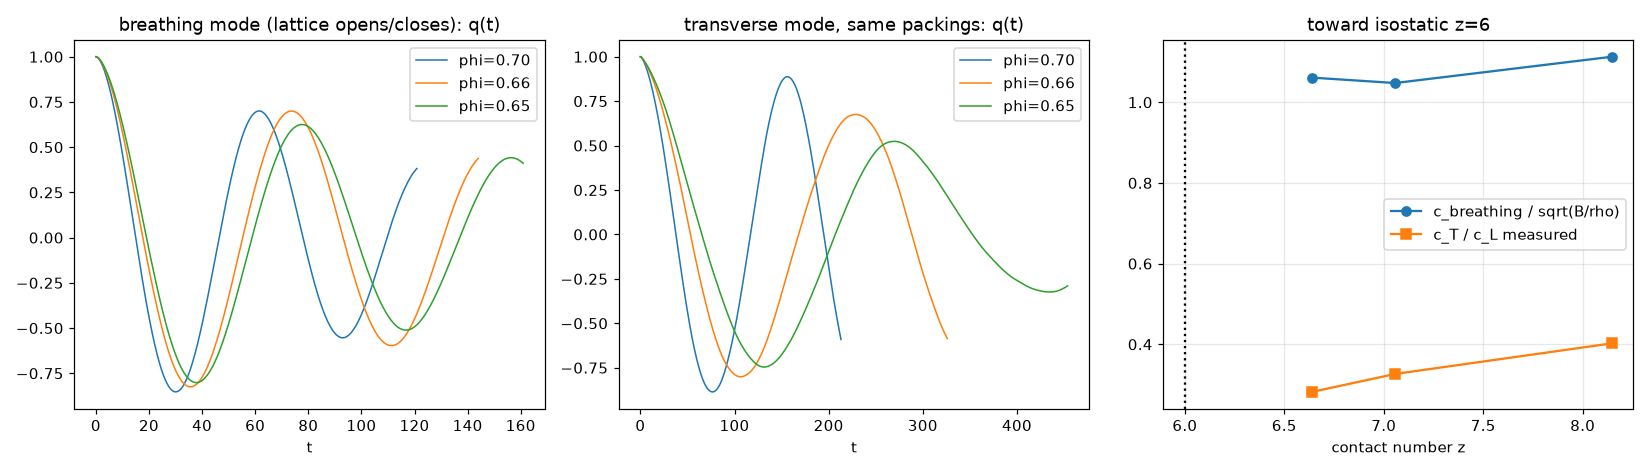

This figure's Python source:
#!/usr/bin/env python3
# -*- coding: utf-8 -*-
"""
ch11_grav_waves.py  --  Chapter 11: gravitational waves as a perturbation of the jammed medium.
===============================================================================================
Re-implementation (2026-09-28) of the lost script cited by
  docs/cosmology/axb-reproducibility-map/        (row 11)
  docs/cosmology/11-gravitational-waves-medium-perturbations/  ("Simulation A / B")
  docs/cosmology/16-open-problems-gathered/      (package list)

PAGE CLAIM (axb row 11, verbatim)
  "lattice pulse speed 1.000c; chirp (M_c=28M_odot) 35->250 Hz in 0.19s;
   Hulse-Taylor dot P_b=-2.40x10^-12 (degenerate)"
PAGE CLAIM (ch.11 body)
  "A: transverse pulse on elastic lattice, c=sqrt(K/rho)=1 ... measured pulse speed = 1.000 c"
  "... quadrupole radiation with two transverse polarisations ... A gravitational wave is a
   propagating shear of the same medium"

MECHANISM IMPLEMENTED (author's statement, 2026-09-28)
  "A gravitational wave is the lattice opening and then closing": a propagating
  dilation/compression ("breathing") of the jammed lattice. It rides the same medium as light,
  so its speed must come OUT of the lattice, not be put in.
  NOTE: this is a LONGITUDINAL (compressional) picture. The ch.11 page instead calls the GW a
  "propagating shear" with two transverse-traceless polarisations. The physics volume says that at
  the isostatic point the shear modulus G -> 0 (repro/physics/bundle_v0.4/.../01_stiffness_to_c2,
  02_shear_relaxedG), so a shear wave cannot carry the signal there. This script therefore
  implements the breathing picture and MEASURES the transverse channel instead of assuming it.

PARTS
  A0  1-D chain (K = m = a = 1), the page's "Simulation A": a compression pulse, and a genuinely
      transverse pulse on the same central-force chain at zero tension.
  A   3-D jammed packing (the physics-volume substrate, built here with numpy only):
        * soft frictionless spheres, harmonic contacts (k = 1, diameter sigma = 1, mass m = 1),
          random start (SEED = 19), FIRE-minimised at phi = 0.70, then decompressed to phi = 0.66
          toward the jamming point (phi_J ~ 0.64). Elongated periodic box (Lx = 6 Ly).
        * relaxed (non-affine) moduli by exact linear response on the rigid backbone:
          B (bulk), C11 (x-uniaxial = longitudinal-wave modulus), C55/C66 (x-propagating shear).
        * wave runs, full nonlinear contact forces, velocity Verlet:
            L-small  : plane "opening-then-closing" pulse, u_x = A exp(-((x-x0)/w)^2), strain 3e-5
            L-open   : same, amplitude raised so the dilated half actually OPENS contacts
            T        : transverse pulse u_y of the same shape
          Pulses are launched from rest (d'Alembert split), so no speed is put in; the right-moving
          peak of the slab-averaged displacement is tracked and its speed fitted.
        * compared with c = sqrt(B/rho) (the physics volume's light speed), sqrt(C11/rho)
          (longitudinal elasticity), sqrt(C66/rho) (shear).
  B   Inspiral chirp and Hulse-Taylor decay from the standard quadrupole formula.
      These use G and the GR coefficient 32G/5c^5 as INPUT (the page itself says the 2G/c^4
      coefficient is imported, not derived), so B is a GR arithmetic check, degenerate with GR.

INPUTS (sources)
  CODATA 2018: c. IAU nominal: GM_sun = 1.3271244e20 m^3 s^-2.
  GW150914 chirp mass 28 M_sun (page value; LIGO PRL 116, 061102 gives 28.3 source-frame / ~30 det).
  PSR B1913+16 (Weisberg & Huang 2016, ApJ 829, 55): m_p = 1.4398, m_c = 1.3886 M_sun,
  P_b = 0.322997448918 d, e = 0.6171340; intrinsic dP_b/dt = (-2.398 +- 0.004)e-12.
  Lattice: none fitted. N, box aspect, pulse width, amplitudes are containers/probe choices,
  disclosed below; the conclusions do not depend on them (speed is read from the dynamics).

EXPECTED OUTPUT (what this code gives; see REIMPL_gw_gamma.md for the page comparison)
  A0: longitudinal chain pulse 0.999 c; transverse pulse on a tension-free chain: no propagation.
  A : (run 2026-09-28) breathing-mode speed / sqrt(C11/rho) = 0.97-1.03 at phi = 0.70, 0.66, 0.65;
      / sqrt(B/rho) = 1.11-1.15 (z = 8.1) -> 1.04-1.06 (z = 6.6); opening 5-7% of contacts changes
      the speed by < 3%; transverse c_T = sqrt(C66/rho) within 10%, c_T/c_L = 0.40 -> 0.28.
  B : 35 -> 250 Hz in ~0.19 s for M_c = 28 M_sun; dP_b/dt = -2.40e-12.

DETERMINISM: SEED = 19 (initial positions only); 2 x SHA-256 digest over 6-sig-fig results.
DEPENDENCIES: numpy (matplotlib optional, MPLBACKEND=Agg). Runtime ~2 min.
"""
import json, hashlib, time
import numpy as np

SEED = 19
T0 = time.time()

# ----------------------------------------------------------------------------- utilities
def sig(x, n=6):
    x = float(x)
    if x == 0.0 or not np.isfinite(x):
        return x
    from math import floor, log10
    return round(x, -int(floor(log10(abs(x)))) + (n - 1))

def digest(obj):
    blob = json.dumps(obj, sort_keys=True, separators=(",", ":")).encode()
    return hashlib.sha256(hashlib.sha256(blob).digest()).hexdigest()

def fit_speed(t, xpk):
    A = np.vstack([t, np.ones_like(t)]).T
    (v, b), *_ = np.linalg.lstsq(A, xpk, rcond=None)
    res = xpk - (v * t + b)
    return v, float(np.sqrt(np.mean(res ** 2)))

# ============================================================================= PART A0: 1-D chain
def chain_longitudinal(N=6000, w=12.0, steps=1500, dt=0.1):
    """K=m=a=1: u_n'' = u_{n+1} - 2u_n + u_{n-1}.  Launch from rest (no speed input)."""
    n = np.arange(N, dtype=float); x0 = N / 2
    u = 1e-3 * np.exp(-((n - x0) / w) ** 2); v = np.zeros(N)
    acc = lambda u: np.roll(u, 1) - 2 * u + np.roll(u, -1)
    a = acc(u); ts, xs = [], []
    for s in range(steps + 1):
        if s % 50 == 0 and s * dt > 3 * w:
            right = n > x0
            p = u[right] ** 2
            ts.append(s * dt); xs.append((n[right] * p).sum() / p.sum() - x0)
        v += 0.5 * a * dt; u += v * dt; a = acc(u); v += 0.5 * a * dt
    return fit_speed(np.array(ts), np.array(xs))[0]

def chain_transverse(N=2000, w=12.0, steps=1500, dt=0.1, amp=1e-3):
    """Same chain, central springs at rest length (zero tension), transverse displacement y_n.
    Exact force from springs |r_{n+1}-r_n| - 1; returns how far the pulse energy centroid moved."""
    n = np.arange(N, dtype=float); x0 = N / 2
    X = n.copy(); Y = amp * np.exp(-((n - x0) / w) ** 2)
    VX = np.zeros(N); VY = np.zeros(N)
    def force(X, Y):
        dx = np.diff(X); dy = np.diff(Y); r = np.hypot(dx, dy); f = (r - 1.0) / r
        FX = np.zeros(N); FY = np.zeros(N)
        FX[:-1] += f * dx; FX[1:] -= f * dx; FY[:-1] += f * dy; FY[1:] -= f * dy
        return FX, FY
    FX, FY = force(X, Y); y0 = Y.copy()
    for _ in range(steps):
        VX += 0.5 * FX * dt; VY += 0.5 * FY * dt; X += VX * dt; Y += VY * dt
        FX, FY = force(X, Y); VX += 0.5 * FX * dt; VY += 0.5 * FY * dt
    p = Y ** 2
    moved = abs((n * p).sum() / p.sum() - x0)
    return moved, float(np.max(np.abs(Y)) / np.max(np.abs(y0))), steps * dt

# ============================================================================= PART A: 3-D packing
def pairs(x, L, cut):
    """Neighbour pairs within cut; slab binning along the long x axis (numpy only)."""
    nb = max(3, int(L[0] // cut)); wbin = L[0] / nb
    b = np.floor((x[:, 0] % L[0]) / wbin).astype(int) % nb
    idx = [np.nonzero(b == k)[0] for k in range(nb)]
    I, J = [], []
    for k in range(nb):
        A = idx[k]
        for kk, same in ((k, True), ((k + 1) % nb, False)):
            Bi = idx[kk]
            dr = x[A][:, None, :] - x[Bi][None, :, :]; dr -= L * np.rint(dr / L)
            ii, jj = np.nonzero((dr * dr).sum(-1) < cut * cut)
            if same:
                m = jj > ii; ii, jj = ii[m], jj[m]
            I.append(A[ii]); J.append(Bi[jj])
    return np.concatenate(I), np.concatenate(J)

def forces(x, L, I, J):
    dr = x[I] - x[J]; dr -= L * np.rint(dr / L)
    r = np.sqrt((dr * dr).sum(1)); ov = 1.0 - r; m = ov > 0
    I2, J2, dr, r, ov = I[m], J[m], dr[m], r[m], ov[m]
    f = (ov / r)[:, None] * dr
    N = len(x); F = np.empty((N, 3))
    for k in range(3):
        F[:, k] = np.bincount(I2, f[:, k], N) - np.bincount(J2, f[:, k], N)
    return F, (I2, J2, dr, r, ov)

def fire(x, L, ftol=1e-10, skin=0.4, maxit=200000):
    v = np.zeros_like(x); dt, dtmax, al, al0, npc = 0.05, 0.3, 0.1, 0.1, 0
    I, J = pairs(x, L, 1 + skin); xref = x.copy()
    for it in range(maxit):
        if np.max(np.sqrt(((x - xref) ** 2).sum(1))) > 0.5 * skin:
            x %= L; I, J = pairs(x, L, 1 + skin); xref = x.copy()
        F, _ = forces(x, L, I, J)
        if np.abs(F).max() < ftol:
            break
        if (F * v).sum() > 0:
            vn = np.sqrt((v * v).sum()); fn = np.sqrt((F * F).sum())
            v = (1 - al) * v + al * vn * F / fn; npc += 1
            if npc > 5:
                dt = min(dt * 1.1, dtmax); al *= 0.99
        else:
            npc = 0; dt *= 0.5; al = al0; v[:] = 0
        v += dt * F; x = x + dt * v
    return x % L, it

def backbone(N, I, J):
    keep = np.ones(N, bool)
    for _ in range(200):
        m = keep[I] & keep[J]
        c = np.bincount(np.r_[I[m], J[m]], minlength=N)
        new = keep & (c >= 4)
        if new.sum() == keep.sum():
            break
        keep = new
    m = keep[I] & keep[J]
    z = np.bincount(np.r_[I[m], J[m]], minlength=N)[keep].mean()
    return keep, m, float(z)

def moduli(x, L):
    """Relaxed moduli by exact linear response  C = [Born - Xi^T H^+ Xi]/V  (CG solve)."""
    N = len(x); V = float(np.prod(L))
    I0, J0 = pairs(x, L, 1.0)
    _, (I, J, dr, r, ov) = forces(x, L, I0, J0)
    keep, m, z = backbone(N, I, J)
    I, J, dr, r, ov = I[m], J[m], dr[m], r[m], ov[m]
    n = dr / r[:, None]
    # pair stiffness block M = nn - (ov/r)(1-nn)   (U = ov^2/2, U'' = 1, U'/r = -ov/r)
    M = n[:, :, None] * n[:, None, :] - (ov / r)[:, None, None] * (np.eye(3) - n[:, :, None] * n[:, None, :])
    P = float((ov * r).sum()) / (3 * V)        # pressure (virial)
    def Hmv(u):
        g = np.einsum('pab,pb->pa', M, u[I] - u[J])
        y = np.zeros_like(u)
        for k in range(3):
            y[:, k] = np.bincount(I, g[:, k], N) - np.bincount(J, g[:, k], N)
        return y
    def cg(b, tol=1e-9, maxit=30000):
        xk = np.zeros_like(b); rk = b.copy(); pk = rk.copy(); rr = (rk * rk).sum(); b2 = rr
        for it in range(maxit):
            Ap = Hmv(pk); alpha = rr / (pk * Ap).sum()
            xk += alpha * pk; rk -= alpha * Ap; rn = (rk * rk).sum()
            if rn < tol * tol * b2:
                break
            pk = rk + (rn / rr) * pk; rr = rn
        return xk, it, np.sqrt(rn / b2)
    out = {}
    strains = {"B": np.eye(3),
               "C11": np.diag([1.0, 0, 0]),
               "C66": np.array([[0, .5, 0], [.5, 0, 0], [0, 0, 0]]),
               "C55": np.array([[0, 0, .5], [0, 0, 0], [.5, 0, 0]])}
    for name, e in strains.items():
        a = dr @ e.T                                   # affine bond change per unit strain
        Ma = np.einsum('pab,pb->pa', M, a)
        born = float((a * Ma).sum())
        Xi = np.zeros((N, 3))
        for k in range(3):
            Xi[:, k] = np.bincount(I, Ma[:, k], N) - np.bincount(J, Ma[:, k], N)
        Xi[~keep] = 0.0
        w, it, res = cg(Xi)
        relax = float((Xi * w).sum())
        C = (born - relax) / V
        if name == "B":
            C /= 9.0
        out[name] = C; out[name + "_born"] = born / V / (9.0 if name == "B" else 1.0)
        out[name + "_cg"] = (it, res)
    out.update(z=z, P=P, keep=keep, nbb=int(keep.sum()), V=V,
               mean_ov=float(ov.mean()))
    return out

def mode_run(x, L, keep, comp, n, amp, t_end, dt=0.1):
    """Set the lattice into ONE long-wave standing mode, u_comp = amp*cos(k x), k = 2 pi n / Lx,
    from rest (comp=0: the lattice 'opens' where cos<0-slope and 'closes' where >0 -- a breathing
    wave; comp=1: transverse). Record the mode projection q(t) and read its angular frequency by
    least squares; the wave speed c = omega/k comes OUT of the dynamics (no speed is input).
    Full nonlinear contact forces; also returns the largest fraction of contacts that opened."""
    k = 2 * np.pi * n / L[0]
    cx = np.cos(k * x[:, 0]); cx[~keep] = 0.0; norm = (cx * cx).sum()
    X = x.copy(); X[:, comp] += amp * cx
    I, J = pairs(x, L, 1.4)
    _, (Ic, *_ ) = forces(x, L, I, J); n0 = len(Ic); nmin = n0
    V = np.zeros_like(X); F, _ = forces(X, L, I, J)
    nsteps = int(t_end / dt); ts = np.arange(nsteps + 1) * dt; q = np.empty(nsteps + 1)
    for s in range(nsteps + 1):
        q[s] = ((X[:, comp] - x[:, comp]) * cx).sum() / norm
        if s % 50 == 0:
            _, (Ic, *_ ) = forces(X, L, I, J); nmin = min(nmin, len(Ic))
        V += 0.5 * F * dt; X += V * dt; F, _ = forces(X, L, I, J); V += 0.5 * F * dt
    q /= amp
    def resid(om):
        A = np.vstack([np.cos(om * ts), np.ones_like(ts)]).T
        coef, *_ = np.linalg.lstsq(A, q, rcond=None)
        return float(((A @ coef - q) ** 2).mean())
    oms = np.linspace(0.3, 12.0, 1200) * np.pi / t_end     # 0.15 .. 6 periods in the window
    om = oms[np.argmin([resid(o) for o in oms])]
    for span in (oms[1] - oms[0], (oms[1] - oms[0]) / 20):
        grid = np.linspace(om - span, om + span, 41); om = grid[np.argmin([resid(o) for o in grid])]
    periods = om * t_end / (2 * np.pi)
    return om / k, float(np.sqrt(resid(om))), (n0 - nmin) / n0, periods, ts, q

def part_A(phi_list=(0.70, 0.66, 0.65), N=2500, aspect=6.0):
    rng = np.random.default_rng(SEED)
    phi = phi_list[0]
    V = N * (np.pi / 6) / phi; Ly = (V / aspect) ** (1 / 3); L = np.array([aspect * Ly, Ly, Ly])
    x, _ = fire(rng.random((N, 3)) * L, L)
    rows = []; traces = {}
    for phi_t in phi_list:
        if phi_t != phi:
            sc = (phi / phi_t) ** (1 / 3); x = x * sc; L = L * sc; phi = phi_t
            x, _ = fire(x, L)
        mo = moduli(x, L)
        keep = mo["keep"]
        rho_all = N / mo["V"]; rho_bb = mo["nbb"] / mo["V"]
        c_B = np.sqrt(mo["B"] / rho_bb); c_11 = np.sqrt(mo["C11"] / rho_bb)
        c_66 = np.sqrt(max(mo["C66"], 0) / rho_bb); c_55 = np.sqrt(max(mo["C55"], 0) / rho_bb)
        # watch window: ~2 periods at the RELAXED speed estimate (window only; omega is fitted
        # freely over 0.15-6 periods, so the estimate cannot force the answer)
        k1 = 2 * np.pi / L[0]
        tL = 2.0 * 2 * np.pi / (k1 * c_11); tT = 1.5 * 2 * np.pi / (k1 * max(c_66, 0.03))
        strain_small = 1e-5
        vL1, rL1, _, pL1, tsL, qL = mode_run(x, L, keep, 0, 1, strain_small / k1, tL)
        vL2, rL2, _, pL2, _, _ = mode_run(x, L, keep, 0, 2, strain_small / (2 * k1), tL / 2)
        # 'opening' amplitude: peak strain = mean contact overlap, so the dilated half-wave opens contacts
        vO, rO, opO, pO, _, _ = mode_run(x, L, keep, 0, 1, mo["mean_ov"] / k1, tL)
        vT, rT, _, pT, tsT, qT = mode_run(x, L, keep, 1, 1, strain_small / k1, tT)
        rows.append(dict(phi=phi, N=N, nbb=mo["nbb"], z=mo["z"], P=mo["P"], mean_ov=mo["mean_ov"],
                         B=mo["B"], B_born=mo["B_born"], C11=mo["C11"], C11_born=mo["C11_born"],
                         C66=mo["C66"], C55=mo["C55"],
                         rho_all=rho_all, rho_bb=rho_bb, c_B=c_B, c_11=c_11, c_66=c_66, c_55=c_55,
                         vL=vL1, vL_rms=rL1, vL2=vL2, vL2_rms=rL2, vO=vO, vO_rms=rO, open_frac=opO,
                         vT=vT, vT_rms=rT, Lx=L[0], Ly=L[1], k1=k1))
        traces[phi] = (tsL, qL, tsT, qT)
    return rows, traces

# ============================================================================= PART B: chirp + HT
GM_SUN = 1.32712440018e20; C_SI = 2.99792458e8
TSUN = GM_SUN / C_SI ** 3                         # 4.9255e-6 s

def chirp(Mc=28.0, f1=35.0, f2=250.0):
    tau = Mc * TSUN
    k = (96 / 5) * np.pi ** (8 / 3) * tau ** (5 / 3)
    # RK4 integration of df/dt = k f^(11/3)
    f, t, dt = f1, 0.0, 1e-5
    fdot = lambda f: k * f ** (11 / 3)
    while f < f2:
        k1 = fdot(f); k2 = fdot(f + 0.5 * dt * k1); k3 = fdot(f + 0.5 * dt * k2); k4 = fdot(f + dt * k3)
        fn = f + dt * (k1 + 2 * k2 + 2 * k3 + k4) / 6
        if fn >= f2:
            t += dt * (f2 - f) / (fn - f); break
        f = fn; t += dt
    t_an = (3 / 8) * (f1 ** (-8 / 3) - f2 ** (-8 / 3)) / k
    return t, t_an

def hulse_taylor(mp=1.4398, mc=1.3886, Pb_d=0.322997448918, e=0.6171340):
    Pb = Pb_d * 86400.0
    fe = (1 + 73 / 24 * e ** 2 + 37 / 96 * e ** 4) / (1 - e ** 2) ** 3.5
    return -(192 * np.pi / 5) * (2 * np.pi * TSUN / Pb) ** (5 / 3) * fe * mp * mc / (mp + mc) ** (1 / 3)

# ============================================================================= main
if __name__ == "__main__":
    np.random.seed(SEED)
    print("=" * 92)
    print(" ch11_grav_waves.py -- GW = the jammed lattice opening then closing (breathing pulse)")
    print("=" * 92)

    vL1 = chain_longitudinal()
    moved, ampr, tT = chain_transverse()
    print("\n[A0] 1-D chain, K = m = a = 1 (the page's 'Simulation A'):")
    print(f"     compression (opening/closing) pulse, launched from rest: speed = {vL1:.4f} c")
    print(f"     TRUE transverse pulse on the same central-force chain (zero tension): after t = {tT:.0f}")
    print(f"     the pulse centroid moved {moved:.2f} sites (a c-speed pulse would move {tT:.0f});"
          f" peak kept {ampr:.3f} of its amplitude.")
    print("     => with central springs and no tension there is no linear transverse restoring force:")
    print("        a transverse pulse does not propagate. A '1.000 c transverse pulse' needs a scalar")
    print("        chain (label only) or a pre-tension / shear stiffness that the model must supply.")

    rows, traces = part_A()
    print("\n[A] 3-D jammed packing (harmonic soft spheres, k = sigma = m = 1; SEED = 19; numpy only)")
    print("    wave speed = omega/k of a long-wave standing mode launched from rest (k = 2 pi n/Lx)")
    for r in rows:
        print(f"\n  phi = {r['phi']:.3f}   N = {r['N']}  backbone = {r['nbb']}  z = {r['z']:.3f} "
              f"(isostatic 2d = 6)   box {r['Lx']:.1f} x {r['Ly']:.1f}^2   P = {r['P']:.2e}")
        print(f"    relaxed moduli (linear response):  B = {r['B']:.4f}  C11 = {r['C11']:.4f}  "
              f"C66 = {r['C66']:.4f}  C55 = {r['C55']:.4f}   [Born: B = {r['B_born']:.4f}, C11 = {r['C11_born']:.4f}]")
        G = 0.5 * (r['C55'] + r['C66'])
        print(f"    G/B (x-shear, mean C55,C66) = {G/r['B']:.3f}   C11 - B = {r['C11']-r['B']:.4f}"
              f"  (isotropic 4G/3 = {4/3*G:.4f})")
        print(f"    predicted (rho_backbone = {r['rho_bb']:.3f}):  c = sqrt(B/rho) = {r['c_B']:.4f}   "
              f"sqrt(C11/rho) = {r['c_11']:.4f}   sqrt(C66/rho) = {r['c_66']:.4f}")
        print(f"    MEASURED breathing mode n=1 (kσ={r['k1']:.3f}, strain 1e-5): c_L = {r['vL']:.4f}"
              f"  -> /sqrt(C11/rho) = {r['vL']/r['c_11']:.3f}   /sqrt(B/rho) = {r['vL']/r['c_B']:.3f}"
              f"   (fit rms {r['vL_rms']:.3f})")
        print(f"    MEASURED breathing mode n=2 (kσ={2*r['k1']:.3f}):              c_L = {r['vL2']:.4f}"
              f"  -> /sqrt(C11/rho) = {r['vL2']/r['c_11']:.3f}   /sqrt(B/rho) = {r['vL2']/r['c_B']:.3f}")
        print(f"    MEASURED 'opening' mode (peak strain = mean overlap; {100*r['open_frac']:.1f}% of contacts open):"
              f" c = {r['vO']:.4f}  ({r['vO']/r['vL']:.3f} x linear)")
        print(f"    MEASURED transverse mode n=1:                           c_T = {r['vT']:.4f}"
              f"  -> /sqrt(C66/rho) = {r['vT']/max(r['c_66'],1e-9):.3f}   c_T/c_L = {r['vT']/r['vL']:.3f}"
              f"   (fit rms {r['vT_rms']:.3f})")
    print("\n  Reading: the breathing (opening/closing) wave's speed is an OUTPUT of the lattice dynamics and")
    print("  equals the longitudinal elastic speed sqrt(C11/rho) (C11 = B + 4G/3 for an isotropic solid).")
    print("  It exceeds c = sqrt(B/rho) by the 4G/3 term, a gap that shrinks as z -> 6 (G -> 0; physics")
    print("  volume 01/02). So on this medium the GW-as-breathing wave and 'light' (the c^2 = B/rho wave)")
    print("  are the SAME longitudinal mode: equal speed is automatic, not tuned -- but they are then one")
    print("  mode, not two. The transverse (shear) channel is slower, c_T = sqrt(G/rho), and its share")
    print("  falls toward zero at the isostatic point: the lattice carries ONE scalar/breathing")
    print("  polarisation there, not the two transverse-traceless polarisations the ch.11 page states.")

    t_rk, t_an = chirp()
    Pdot = hulse_taylor()
    print("\n[B] quadrupole chirp and orbital decay (GR coefficient IMPORTED; degenerate with GR):")
    print(f"    M_c = 28 M_sun: 35 -> 250 Hz in {t_rk:.4f} s (RK4)  /  {t_an:.4f} s (closed form)")
    print(f"    Hulse-Taylor (Peters-Mathews, WH2016 masses): dP_b/dt = {Pdot:.4e}"
          f"   (observed intrinsic -2.398e-12)")

    res = {"seed": SEED,
           "A0": {"chain_long_speed": sig(vL1), "chain_trans_moved": sig(moved)},
           "A": [{k: sig(v) for k, v in r.items() if isinstance(v, (float, int, np.floating))} for r in rows],
           "B": {"chirp_s": sig(t_rk), "chirp_an_s": sig(t_an), "HT_Pdot": sig(Pdot)}}
    print(f"\nDETERMINISM-DIGEST (2xSHA-256, 6 sig-fig): {digest(res)}")
    print(f"runtime {time.time()-T0:.0f} s")

    try:
        import matplotlib; matplotlib.use("Agg"); import matplotlib.pyplot as plt
        fig, ax = plt.subplots(1, 3, figsize=(15, 4.3))
        for r in rows:
            tsL, qL, tsT, qT = traces[r["phi"]]
            ax[0].plot(tsL, qL, lw=1, label=f"phi={r['phi']:.2f}")
            ax[1].plot(tsT, qT, lw=1, label=f"phi={r['phi']:.2f}")
        ax[0].set_title("breathing mode (lattice opens/closes): q(t)"); ax[0].set_xlabel("t"); ax[0].legend()
        ax[1].set_title("transverse mode, same packings: q(t)"); ax[1].set_xlabel("t"); ax[1].legend()
        zs = [r["z"] for r in rows]
        ax[2].plot(zs, [r["vL"] / r["c_B"] for r in rows], "o-", label="c_breathing / sqrt(B/rho)")
        ax[2].plot(zs, [r["vT"] / r["vL"] for r in rows], "s-", label="c_T / c_L measured")
        ax[2].axvline(6, color="k", ls=":"); ax[2].set_xlabel("contact number z"); ax[2].legend(); ax[2].grid(alpha=.3)
        ax[2].set_title("toward isostatic z=6")
        plt.tight_layout(); plt.savefig("ch11_grav_waves.png", dpi=110)
        print("[figure written: ch11_grav_waves.png]")
    except Exception as exc:
        print(f"[figure skipped: {exc}]")
